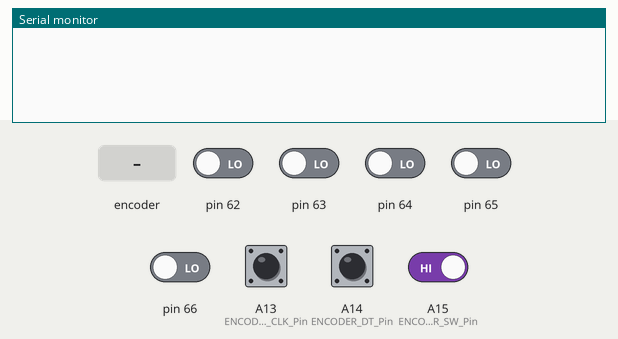
The sketch below on a simulated Arduino Mega 2560, built with avr-gcc and run on an emulated ATmega2560. On the bench: the last lines printed to the serial monitor. Inputs (shaded band) come from the test bench; at power-on: A13 (ENCODER_CLK_Pin), A14 (ENCODER_DT_Pin), A15 (ENCODER_SW_Pin) HIGH, pin 62–66 LOW.

Above: at 1.2 s.
1.3 s: rotary encoder on A13 (ENCODER_CLK_Pin) / A14 (ENCODER_DT_Pin) turned 1 step (first pin leading)
At 2.6 s:
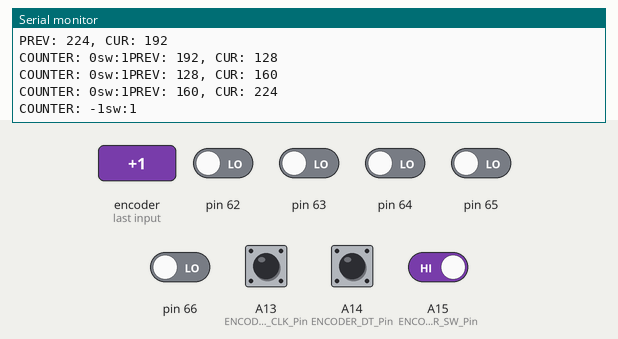
3.0 s: rotary encoder on A13 (ENCODER_CLK_Pin) / A14 (ENCODER_DT_Pin) turned 1 step (first pin leading)
At 4.1 s:
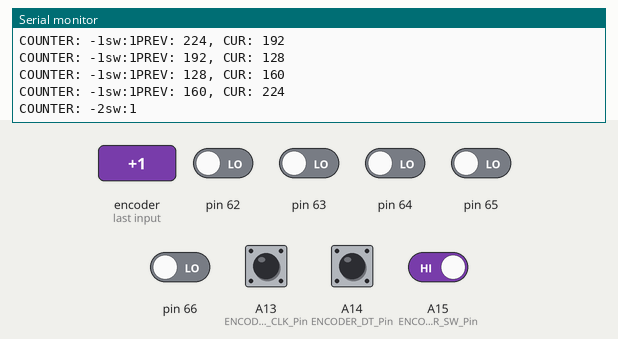
Timing chart, 0 to 6.0 s (numbered marks = the images above; inputs shaded):
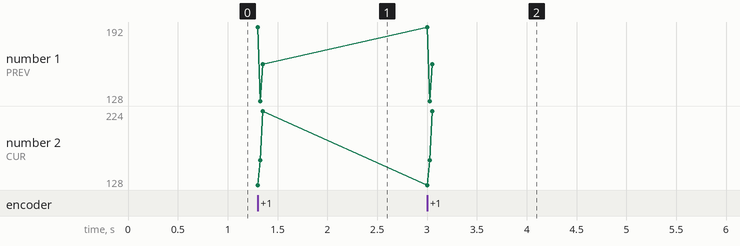

Measured:
- after the input at 1.3 s, the serial monitor: prints a new line at once (image 1)
- after the input at 3.0 s, the serial monitor: prints a new line at once (image 2)

The sketch:

rotary_interrupts_test.ino
```cpp
#define ENCODER_CLK_Pin A13 // PCINT21
#define ENCODER_DT_Pin A14  // PCINT22
#define ENCODER_SW_Pin A15

volatile int encoderCounter = 0;
volatile uint8_t PREV_ENCODER_PHASE;
volatile uint8_t ENCODER_PHASE;

int encoderSwitchValue;

void setup()
{
    Serial.begin(115200);

    // initialize encoder switch
    pinMode(ENCODER_SW_Pin, INPUT);

    // Initialize Encoder innterupts
    cli();
    DDRK = 0b00000000; // Set all bits in Port D Data Direction Register to input
    ENCODER_PHASE = PINK;

    PCICR |= (1 << PCIE2);                     // Pin Change Interrupt Control Register enabling Port K
    PCMSK2 |= (1 << PCINT21) | (1 << PCINT22); // Enable mask on PCINT21-22 to trigger interrupt on state change
    sei();
}

// Handle pin change interrupt request 2.
ISR(PCINT2_vect)
{
    PREV_ENCODER_PHASE = ENCODER_PHASE;
    ENCODER_PHASE = PINK; // get state of Port K with PINK (PIND on nano)

    if (PREV_ENCODER_PHASE == 192 && ENCODER_PHASE == 224)
    {
        encoderCounter += 1;
    }
    else if (PREV_ENCODER_PHASE == 160 && ENCODER_PHASE == 224)
    {
        encoderCounter -= 1;
    }

    // DEBUG
    Serial.print("PREV: ");
    Serial.print(PREV_ENCODER_PHASE);
    Serial.print(", CUR: ");
    Serial.println(ENCODER_PHASE);
    Serial.print("COUNTER: ");
    Serial.print(encoderCounter);
    Serial.print("sw:");
    Serial.print(digitalRead(ENCODER_SW_Pin));
}

void loop()
{
    // doing nothing
}
```
